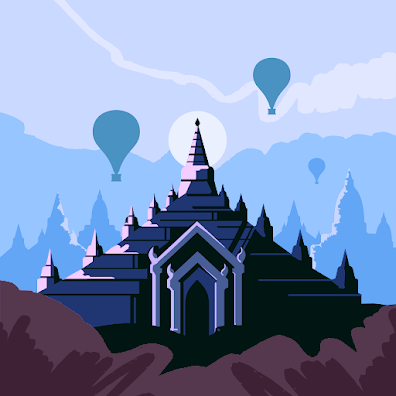
#> input picture unnamed.png, 396 x 396 px
$ python read_camera.py
#> lines starting #> are read from the running program, lines starting #| are printed output that depends on the picture
import cv2
out = cv2.imread("unnamed.png",0)
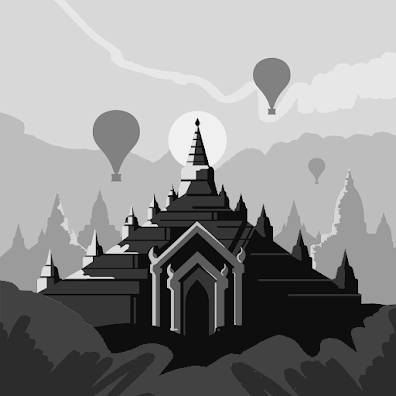
#> out: shape (396, 396); min 0, max 247, mean 141
cv2.imshow("output",out)
cv2.imwrite("output.png",out)
cv2.waitKey(0)
print(out)
#> (printed output is left out)

$ run again, with OIP.jpeg saved as unnamed.png
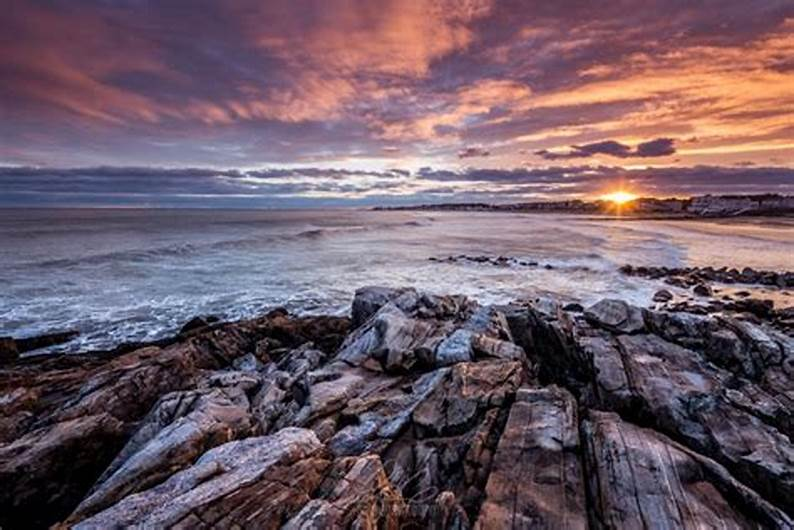
#> input picture OIP.jpeg, 794 x 530 px
#> `out = cv2.imread("unnamed.png",0)`:
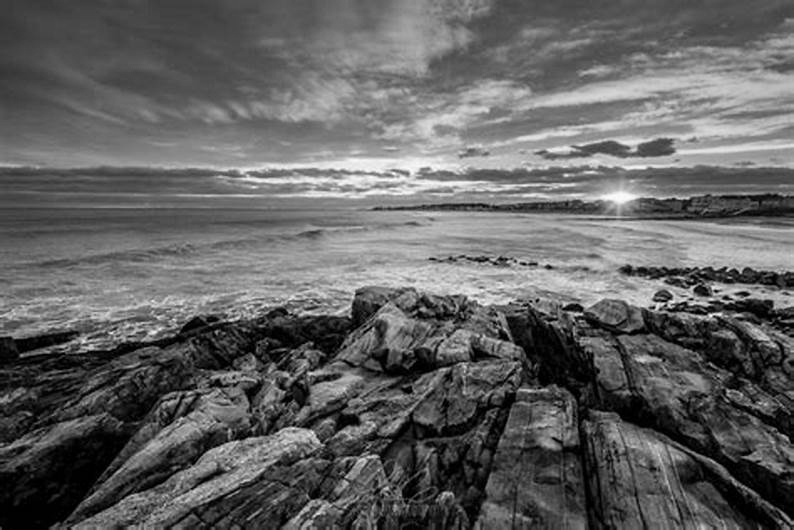
#> out: shape (530, 794); min 0, max 252, mean 98.4
#> (printed output is left out)
